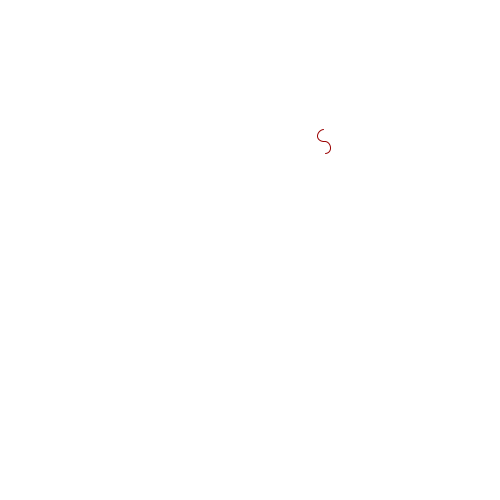
Frame 1 (no input)
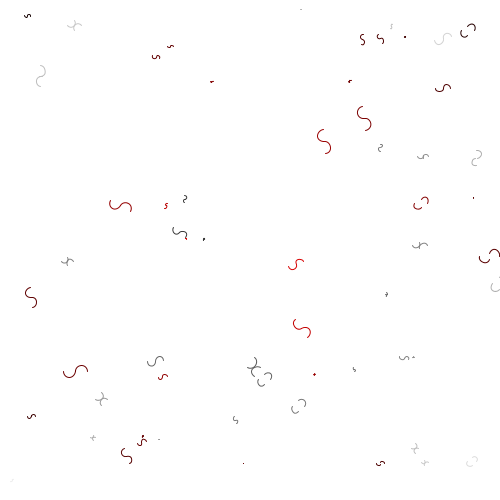
Frame 60 (the mouse pressed at the canvas centre just before this capture)
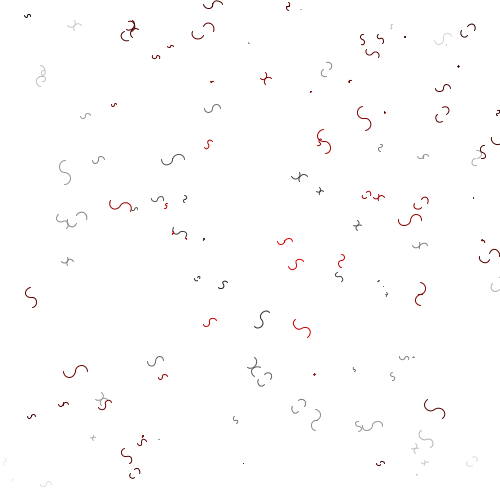
Frame 120 (the mouse held since frame 60 and released just before this capture)

The Processing sketch that drew these frames (run headless with seeded random() and noise(); from frame 60 on, the mouse is pressed at the canvas centre):

// Processing sketch: thing
// ── thing.pde
float n = 500.;
Boolean colorCircle = true;

void setup() {
    size(500, 500);
    noStroke();
    background(255);
    noFill();
}

void draw() {
    for (int k = 0; k < 1; k++) {
        
        float x1 = random(n);
        float y1 = random(n);
        float radius = random(n / 20);
        float angle = random(2 * PI);
        
        if (colorCircle) {
            stroke(255 - 255 * sqrt(sq(x1 - n / 2) + sq(y1 - n / 2)) / sqrt(sq(n / 2) + sq(n / 2)), 0, 0);
            colorCircle = false;
        }
        else{
            stroke(255 * sqrt(sq(x1 - n / 2) + sq(y1 - n / 2)) / sqrt(sq(n / 2) + sq(n / 2)));
            colorCircle = true;
        }
        
        
        drawString(x1, y1, x1 + radius * cos(angle), y1 + radius * sin(angle));
    }
    print("Done");
    save("thing.png");
}

void drawString(float x1, float y1, float x2, float y2) {
    
    float vect_length = sqrt((y2 - y1) * (y2 - y1) + (x2 - x1) * (x2 - x1));
    
    float r = 0.5 * vect_length;
    
    float a = x1 + 0.25 * (x2 - x1);
    float b = y1 + 0.25 * (y2 - y1);
    
    float c = x1 + 0.75 * (x2 - x1);
    float d = y1 + 0.75 * (y2 - y1);
    
    float alpha = acos((x2 - x1) / vect_length);
    
    arc(a, b, r, r, alpha, alpha + PI);
    arc(c, d, r, r, alpha + PI, alpha + 2 * PI);
}
